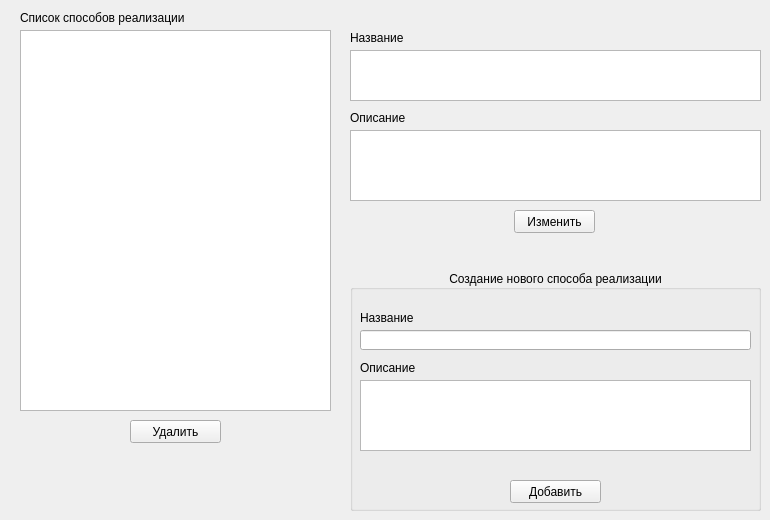
    <widget class="QWidget" name="realization_page">
     <widget class="QPushButton" name="realization_delete_btn">
      <property name="geometry">
       <rect>
        <x>130</x>
        <y>420</y>
        <width>91</width>
        <height>23</height>
       </rect>
      </property>
      <property name="text">
       <string>Удалить</string>
      </property>
     </widget>
     <widget class="QListWidget" name="realization_real_list">
      <property name="geometry">
       <rect>
        <x>20</x>
        <y>30</y>
        <width>311</width>
        <height>381</height>
       </rect>
      </property>
      <property name="wordWrap">
       <bool>true</bool>
      </property>
     </widget>
     <widget class="QLabel" name="label_14">
      <property name="geometry">
       <rect>
        <x>20</x>
        <y>10</y>
        <width>251</width>
        <height>16</height>
       </rect>
      </property>
      <property name="text">
       <string>Список способов реализации</string>
      </property>
     </widget>
     <widget class="QPlainTextEdit" name="realization_description_te">
      <property name="geometry">
       <rect>
        <x>350</x>
        <y>130</y>
        <width>411</width>
        <height>71</height>
       </rect>
      </property>
      <property name="readOnly">
       <bool>true</bool>
      </property>
     </widget>
     <widget class="QPlainTextEdit" name="realization_name_te">
      <property name="geometry">
       <rect>
        <x>350</x>
        <y>50</y>
        <width>411</width>
        <height>51</height>
       </rect>
      </property>
      <property name="readOnly">
       <bool>true</bool>
      </property>
     </widget>
     <widget class="QLabel" name="label_49">
      <property name="geometry">
       <rect>
        <x>350</x>
        <y>30</y>
        <width>251</width>
        <height>16</height>
       </rect>
      </property>
      <property name="text">
       <string>Название</string>
      </property>
     </widget>
     <widget class="QLabel" name="label_50">
      <property name="geometry">
       <rect>
        <x>350</x>
        <y>110</y>
        <width>251</width>
        <height>16</height>
       </rect>
      </property>
      <property name="text">
       <string>Описание</string>
      </property>
     </widget>
     <widget class="QGroupBox" name="groupBox_8">
      <property name="geometry">
       <rect>
        <x>350</x>
        <y>270</y>
        <width>411</width>
        <height>241</height>
       </rect>
      </property>
      <property name="title">
       <string>Создание нового способа реализации</string>
      </property>
      <property name="alignment">
       <set>Qt::AlignCenter</set>
      </property>
      <widget class="QLabel" name="label_52">
       <property name="geometry">
        <rect>
         <x>10</x>
         <y>90</y>
         <width>251</width>
         <height>16</height>
        </rect>
       </property>
       <property name="text">
        <string>Описание</string>
       </property>
      </widget>
      <widget class="QLabel" name="label_38">
       <property name="geometry">
        <rect>
         <x>10</x>
         <y>40</y>
         <width>251</width>
         <height>16</height>
        </rect>
       </property>
       <property name="text">
        <string>Название</string>
       </property>
      </widget>
      <widget class="QPlainTextEdit" name="realization_add_te">
       <property name="geometry">
        <rect>
         <x>10</x>
         <y>110</y>
         <width>391</width>
         <height>71</height>
        </rect>
       </property>
      </widget>
      <widget class="QPushButton" name="realization_add_btn">
       <property name="geometry">
        <rect>
         <x>160</x>
         <y>210</y>
         <width>91</width>
         <height>23</height>
        </rect>
       </property>
       <property name="text">
        <string>Добавить</string>
       </property>
      </widget>
      <widget class="QLineEdit" name="realization_add_le">
       <property name="geometry">
        <rect>
         <x>10</x>
         <y>60</y>
         <width>391</width>
         <height>20</height>
        </rect>
       </property>
       <property name="text">
        <string/>
       </property>
      </widget>
     </widget>
     <widget class="QPushButton" name="pushButton_2">
      <property name="geometry">
       <rect>
        <x>514</x>
        <y>210</y>
        <width>81</width>
        <height>23</height>
       </rect>
      </property>
      <property name="text">
       <string>Изменить</string>
      </property>
     </widget>
    </widget>
